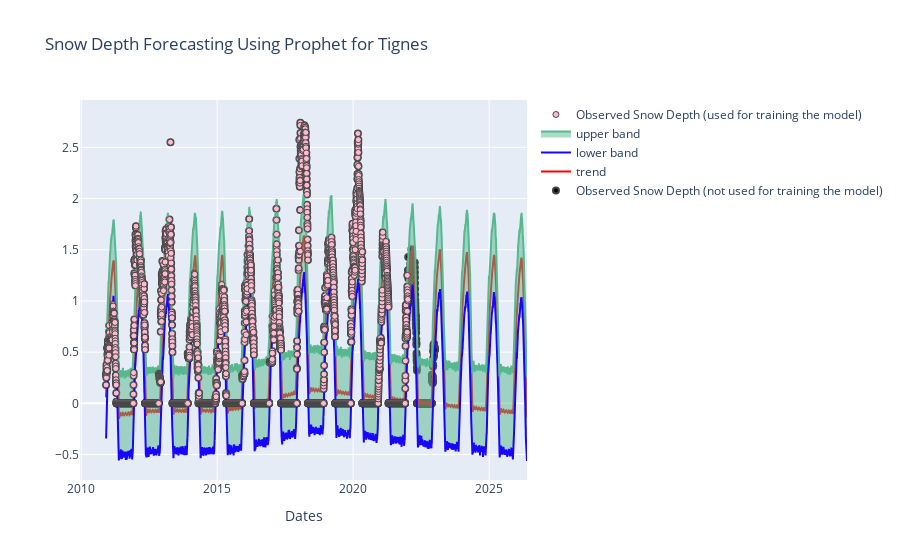

Notebook code cell kept with this figure:
### Markdown cell above
## Forecasting Snow Depth
The dataframe is used to train the prophet model and to predict daily snow depth (ht_neige) for the next five years for [Tignes](https://www.tignes.net/) ski resort. A logistic growth trend model with a lower cap of 0, a higher cap of 5 and a yearly seasonality is used. Indeed, we have not observed any patterns at week and daily levels when analysing the data. The results are visualized with [Plotly](https://plotly.com/python/).

### Code cell
from prophet import Prophet
from plotly import graph_objs as go
from plotly.offline import init_notebook_mode
import plotly.offline as py
import warnings
import datetime

warnings.simplefilter(action='ignore', category=FutureWarning)

init_notebook_mode(connected=True)

TARGET_KEY = 'ht_neige'
SKI_RESORT = 'Tignes'
CAP = 5
FLOOR = 0

# Data preparation
dailyDataframe = finalMeasurements.loc[
    finalMeasurements.numer_sta == int(stations.loc[stations.Nom == SKI_RESORT]['ID'])]
dailyDataframe = dailyDataframe[dailyDataframe[TARGET_KEY] != 'mq']  # Remove missing values

dailyDataframe['date'] = pandas.to_datetime(dailyDataframe['date'])
dailyDataframe[TARGET_KEY] = pandas.to_numeric(dailyDataframe[TARGET_KEY], errors='ignore')

# Detect start and end date of measurements every ski seasons
years = dailyDataframe['date'].dt.year.unique()
minMaxMeasurementDate = []
for year in sorted(years[:-1]):
    minMaxMeasurementDate.append((dailyDataframe[dailyDataframe['date'] > f'{year}-09-01']['date'].min(),
                                  dailyDataframe[dailyDataframe['date'] < f'{year + 1}-06-01']['date'].max()))

# Interpolate missing values within the season
dailyDataframe = dailyDataframe.set_index('date').resample('D').mean().interpolate()

# Fill with 0 when outside measurement range
dailyDataframe.reset_index(drop=False, inplace=True)
for index in range(1, len(minMaxMeasurementDate)):
    dailyDataframe.loc[
        ((minMaxMeasurementDate[index][0] > dailyDataframe.date) & (
                    dailyDataframe.date > minMaxMeasurementDate[index - 1][1])), TARGET_KEY] = 0

dailyDataframe = dailyDataframe[['date', TARGET_KEY]]
dailyDataframe = dailyDataframe.rename(columns={'date': 'ds', TARGET_KEY: 'y'})

# Model fitting and forecasting
df0 = dailyDataframe.copy()
dailyDataframe = dailyDataframe[:-365]
prophetModelDataframe = Prophet(growth='logistic', daily_seasonality=False, weekly_seasonality=False)
dailyDataframe['cap'] = CAP
dailyDataframe['floor'] = FLOOR
prophetModelDataframe.fit(dailyDataframe)
today = datetime.date.today()
lastForecastedDate = datetime.date(datetime.date.today().year + 4,6,1)
diff = lastForecastedDate - today
forecastedDataframe = prophetModelDataframe.make_future_dataframe(periods=diff.days)
forecastedDataframe['cap'] = CAP
forecastedDataframe['floor'] = FLOOR
forecastedDataframe = prophetModelDataframe.predict(forecastedDataframe)

# Results visualisation
trace = go.Scatter(
    name='Observed Snow Depth (used for training the model)',
    mode='markers',
    x=list(forecastedDataframe['ds']),
    y=list(dailyDataframe['y']),
    marker=dict(
        color='#FFBAD2',
        line=dict(width=1)
    )
)

trace1 = go.Scatter(
    name='trend',
    mode='lines',
    x=list(forecastedDataframe['ds']),
    y=list(forecastedDataframe['yhat']),
    marker=dict(
        color='red',
        line=dict(width=3)
    )
)

upper_band = go.Scatter(
    name='upper band',
    mode='lines',
    x=list(forecastedDataframe['ds']),
    y=list(forecastedDataframe['yhat_upper']),
    line=dict(color='#57b88f'),
    fill='tonexty'
)

lower_band = go.Scatter(
    name='lower band',
    mode='lines',
    x=list(forecastedDataframe['ds']),
    y=list(forecastedDataframe['yhat_lower']),
    line=dict(color='#1705ff')
)

tracex = go.Scatter(
    name='Observed Snow Depth (not used for training the model)',
    mode='markers',
    x=list(df0['ds']),
    y=list(df0['y']),
    marker=dict(
        color='black',
        line=dict(width=2)
    )
)

data = [tracex, trace1, lower_band, upper_band, trace]

layout = dict(title=f'Snow Depth Forecasting Using Prophet for {SKI_RESORT}',
              xaxis=dict(title='Dates', ticklen=2, zeroline=True))

figure = dict(data=data, layout=layout)
py.offline.iplot(figure)

### Figure 1 — Plotly figure (JSON) as saved in the notebook; plotly's stock layout.template omitted (floating-point values rounded to 4 significant figures; data arrays with more than 128 entries replaced by an {"elided": "..."} marker saying what was removed)
{"data": [{"marker": {"color": "black", "line": {"width": 2}}, "mode": "markers", "name": "Observed Snow Depth (not used for training the model)", "x": {"elided": "4419 str values"}, "y": {"elided": "4419 float values"}, "type": "scatter"}, {"marker": {"color": "red", "line": {"width": 3}}, "mode": "lines", "name": "trend", "x": {"elided": "5655 str values"}, "y": {"elided": "5655 float values"}, "type": "scatter"}, {"line": {"color": "#1705ff"}, "mode": "lines", "name": "lower band", "x": {"elided": "5655 str values"}, "y": {"elided": "5655 float values"}, "type": "scatter"}, {"fill": "tonexty", "line": {"color": "#57b88f"}, "mode": "lines", "name": "upper band", "x": {"elided": "5655 str values"}, "y": {"elided": "5655 float values"}, "type": "scatter"}, {"marker": {"color": "#FFBAD2", "line": {"width": 1}}, "mode": "markers", "name": "Observed Snow Depth (used for training the model)", "x": {"elided": "5655 str values"}, "y": {"elided": "4054 float values"}, "type": "scatter"}], "layout": {"title": {"text": "Snow Depth Forecasting Using Prophet for Tignes"}, "xaxis": {"ticklen": 2, "title": {"text": "Dates"}, "zeroline": true}}}
